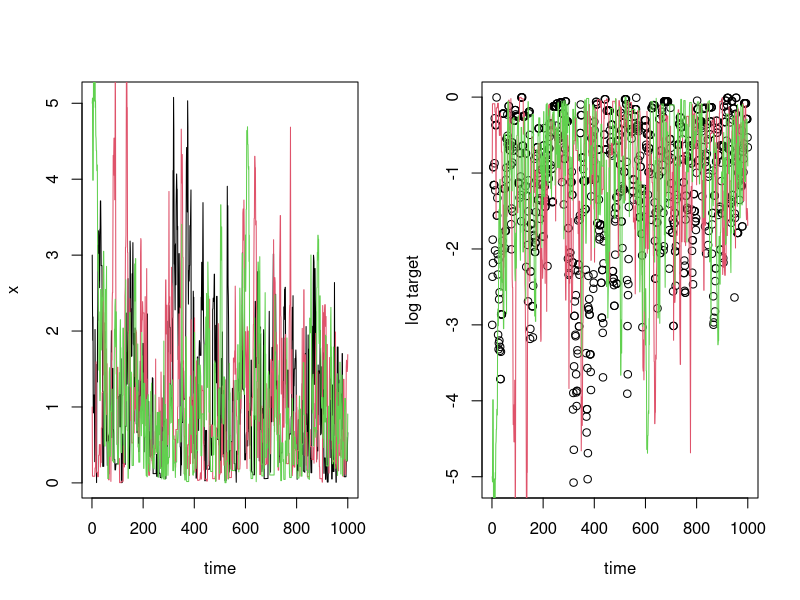
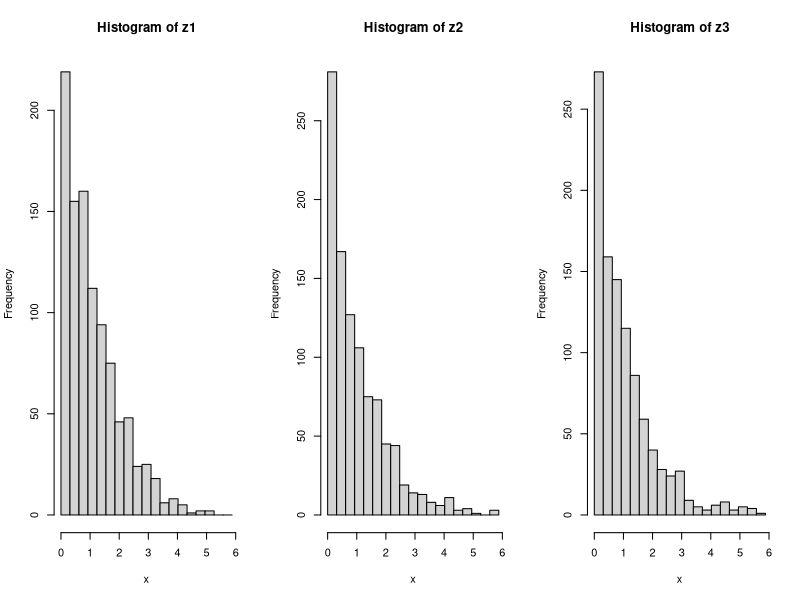
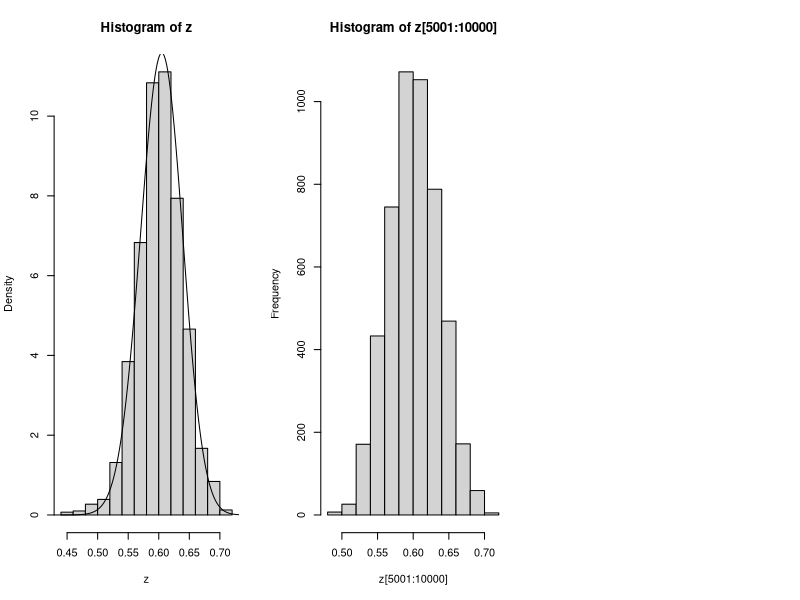

Source code (R) for these figures, in order:
## ---- chunk 1
knitr::opts_chunk$set(comment = "#",collapse = TRUE,fig.align = "center")
## ---- chunk 2
log_exp_target <- function (x)
  dexp(x,rate = 1,log = TRUE)
## ---- chunk 3
easyMCMC <- function (log_target, niter, startval, proposalsd) {
  x <- rep(0,niter)
  x[1] <- startval
  for (i in 2:niter) {
    currentx <- x[i-1]
    proposedx <- rnorm(1,currentx,proposalsd) 
    A <- exp(log_target(proposedx) - log_target(currentx))
	u <- runif(1)
    if(u < A)
      x[i] <- proposedx
    else
      x[i] <- currentx
  }
  return(x)
}
## ---- chunk 4
par(mfrow = c(1,2))
z1 <- easyMCMC(log_exp_target,1000,3,1)
z2 <- easyMCMC(log_exp_target,1000,1,1)
z3 <- easyMCMC(log_exp_target,1000,5,1)
plot(z1,type = "l",xlab = "time",ylab = "x")
lines(z2,col = 2)
lines(z3,col = 3)
plot(log_exp_target(z1),xlab = "time",ylab = "log target")
lines(log_exp_target(z2),col = 2)
lines(log_exp_target(z3),col = 3)
## ---- chunk 5
par(mfrow = c(1,3))
maxz <- max(c(z1,z2,z3))
hist(z1,breaks = seq(0,maxz,length.out = 20),xlab = "x")
hist(z2,breaks = seq(0,maxz,length.out = 20),xlab = "x")
hist(z3,breaks = seq(0,maxz,length.out = 20),xlab = "x")
## ---- chunk 6
log_target_bimodal <- function (x)
  log(0.8*dnorm(x,-4,1) + 0.2*dnorm(x,4,1))
## ---- chunk 7
log_prior = function(p){
  if((p<0) || (p>1)){  # || here means "or"
    return(-Inf)}
  else{
    return(0)}
}

log_likelihood_hwe = function(p, nAA, nAa, naa){
  return((2*nAA)*log(p)  + nAa * log (2*p*(1-p)) + (2*naa)*log(1-p))
}

psampler = function(nAA, nAa, naa, niter, pstartval, pproposalsd){
  p = rep(0,niter)
  p[1] = pstartval
  for(i in 2:niter){
    currentp = p[i-1]
    newp = currentp + rnorm(1,0,pproposalsd)
    A = exp(log_prior(newp) + log_likelihood_hwe(newp,nAA,nAa,naa) - log_prior(currentp) - log_likelihood_hwe(currentp,nAA,nAa,naa))
    if(runif(1)<A){
      p[i] = newp       # accept move with probabily min(1,A)
    } else {
      p[i] = currentp        # otherwise "reject" move, and stay where we are
    }
  }
  return(p)
}
## ---- chunk 8
z=psampler(50,21,29,10000,0.5,0.01)
## ---- chunk 9
x=seq(0,1,length=1000)
hist(z,prob=T)
lines(x,dbeta(x,122, 80))  # overlays beta density on histogram
## ---- chunk 10
hist(z[5001:10000])
